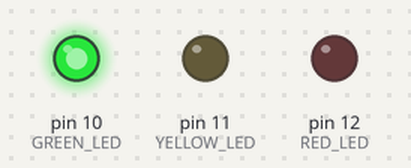
Simulated run of this sketch. Board: Arduino Uno, built with avr-gcc and run on an emulated ATmega328P. On the bench: output pins drawn as LEDs (lit = HIGH).

Above: at 5.5 s.
At 13.0 s:
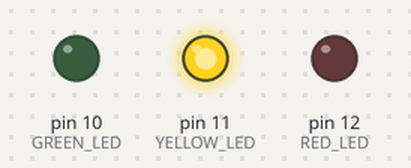
At 18.5 s:
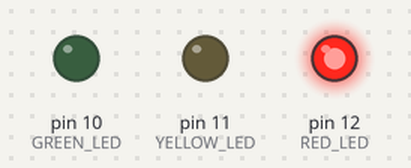
Timing chart, 0 to 28.6 s (numbered marks = the images above):
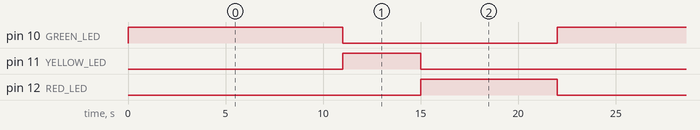

Measured:
- by itself, pin 10 (GREEN_LED): alternates HIGH for 11.0 s and LOW for 11.0 s
- by itself, pin 11 (YELLOW_LED): alternates HIGH for 4.0 s and LOW for 18.0 s
- by itself, pin 12 (RED_LED): alternates HIGH for 7.0 s and LOW for 15.0 s

The sketch:

Exercicio1.ino
```cpp
#define GREEN_LED 10
#define YELLOW_LED 11
#define RED_LED 12

#define GREEN_DELAY 11000
#define YELLOW_DELAY 4000
#define RED_DELAY 7000

int current = RED_LED;

void setup() {
  pinMode(GREEN_LED, OUTPUT);
  pinMode(YELLOW_LED, OUTPUT);
  pinMode(RED_LED, OUTPUT);
}

void loop() {
  int _delay;

  switch (current) {
    case GREEN_LED:
      current = YELLOW_LED;
      _delay = YELLOW_DELAY;
      break;
    case YELLOW_LED:
      current = RED_LED;
      _delay = RED_DELAY;
      break;
    case RED_LED:
      current = GREEN_LED;
      _delay = GREEN_DELAY;
      break;
  }

  digitalWrite(current, HIGH);
  delay(_delay);
  digitalWrite(current, LOW);
}
```
